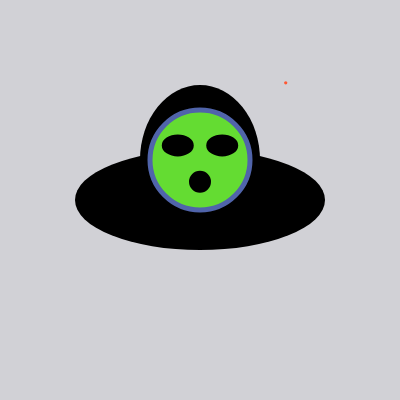
Frame 1 (no input)
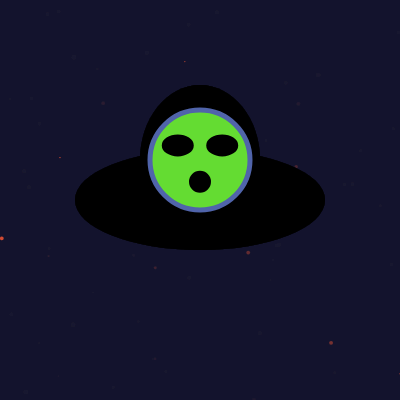
Frame 60 (no input)
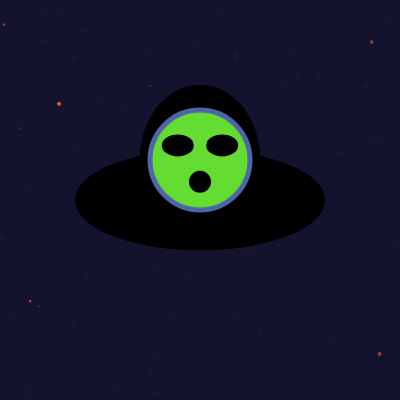
Frame 120 (the mouse pressed at the canvas centre since frame 60)

The p5.js sketch that drew these frames (run headless with seeded random() and noise() and a simulated clock; from frame 60 on, the mouse is pressed at the canvas centre):

// p5.js sketch
// ── sketch.js


function setup() {
  createCanvas(400, 400);
 
  
}

function draw() {
 
  background(25,25,50,50);
  var galaxy = { 
  locationX : random(width),
  locationY : random(height),
  size : random(1,4)

  }
  
  //stars
  push();
  fill("#FF5733");
  noStroke();
  ellipse(galaxy.locationX ,galaxy.locationY, galaxy.size, galaxy.size);
  pop();
  
  

  
  //UFO
  fill(0);
  noStroke();
  ellipse(width/2, height/2, 250, 100);
  ellipse(width/2, height/2.5,120,150);
  
  
  //Alien
  fill(100,220,50);
  stroke(80,100,170);
  strokeWeight(5);
  ellipse(width/2, height/2.5, 100,100);
  
  //facial features
  fill(0);
  stroke(0);
  strokeWeight(2);
  ellipse(width / 2, height/2.20, 20);
  ellipse(width/2.25, height/2.75, 30,20);
  ellipse(width/1.8, height/2.75, 30, 20);
   
}
